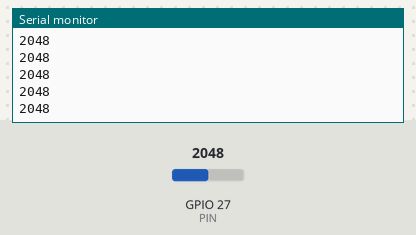
Recording of a sketch running on a simulated ESP32. Shown: the last lines printed to the serial monitor. The test bench sets the inputs (shaded band); at power-on: GPIO 27 (PIN) = 2048.

Above: at 1.2 s.
1.3 s: GPIO 27 (PIN) set to 3725
At 1.48 s:
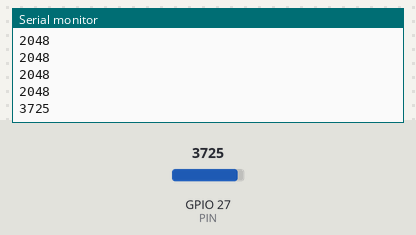
2.8 s: GPIO 27 (PIN) set to 3841
At 2.82 s:
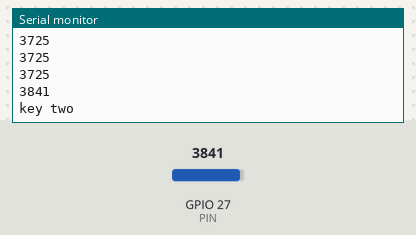
Timing chart, 0 to 5.8 s (numbered marks = the images above; inputs shaded):
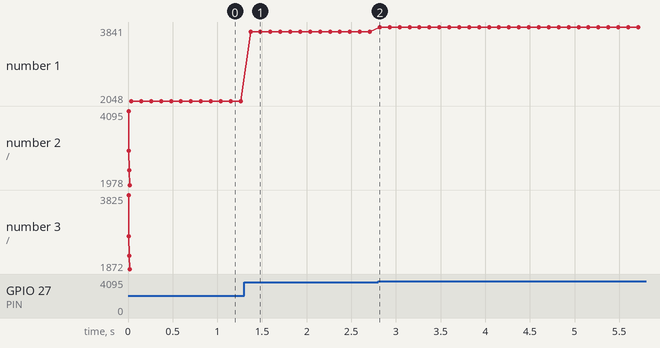

The sketch:

analogKeypadTest.ino
```cpp
#define PIN 27
long long sum = 0;
short iterator = 100;

void keypad(int n) {
  switch (n) { // +- 30
    case 4065 ... 4125: // 4095
      Serial.println("key one");
      break;
    case 3795 ... 3855: // 3825
      Serial.println("key two");
      break;
    case 3258 ... 3318: // 3288
      Serial.println("key three");
      break;
    case 2932 ... 2992: // 2962
      Serial.println("key four");
      break;
    case 2701 ... 2761: // 2731
      Serial.println("key five");
      break;
    case 2502 ... 2562: // 2532
      Serial.println("key six");
      break;
    case 2366 ... 2426: // 2396
      Serial.println("key seven");
      break;
    case 2194 ... 2254: // 2224
      Serial.println("key eight");
      break;
    case 2066 ... 2126: // 2096
      Serial.println("key nine");
      break;
    case 1948 ... 2008: // 1978
      Serial.println("key ten");
      break;
    case 1842 ... 1902: // 1872
      Serial.println("key eleven");
      break;
    case 1748 ... 1808: // 1778
      Serial.println("key twelve");
      break;

    /*default:
      Serial.println("no button pressed");*/
  }
}

void keypadSetup()
{
  // analogReadResolution(9);
  pinMode(PIN, INPUT);
  Serial.println(" ");
  Serial.println("---------------------------");
  Serial.println("--Starting Keypad Sketch!--");
  Serial.println("---------------------------");
  Serial.println(" ");
  Serial.println("      (pin side) ");
  Serial.println(" /------/------/------/");
  Serial.println(" / 4095 / 3825 / 3288 /");
  Serial.println(" /------/------/------/");
  Serial.println(" / 2962 / 2731 / 2532 /");
  Serial.println(" /------/------/------/");
  Serial.println(" / 2396 / 2224 / 2096 /");
  Serial.println(" /------/------/------/");
  Serial.println(" / 1978 / 1872 / 1778 /");
  Serial.println(" /------/------/------/");
  Serial.println("      (bottom side) ");
  Serial.println(" ");
}

void setup() {
  // Setup serial monitor
  Serial.begin(115200);
  keypadSetup();
}

void loop() {
  for(int i=0;i<iterator;i++)
  {
    sum += analogRead(PIN);
  }
  sum /= iterator;
  Serial.println(sum);
  keypad(sum);
  sum = 0;
  delay(100);

}
```

Measured:
- the behaviour switches between 3794 and 3795 on GPIO 27 (PIN) (found by bisection; images 1 and 2)
- after the input at 1.3 s, the serial monitor: prints a new line after 0.07 s (image 1)
- after the input at 2.8 s, the serial monitor: prints a new line at once (image 2)
- plotted number 1: 2048 → 3725 after the input at 1.3 s, 3725 → 3841 after the input at 2.8 s
